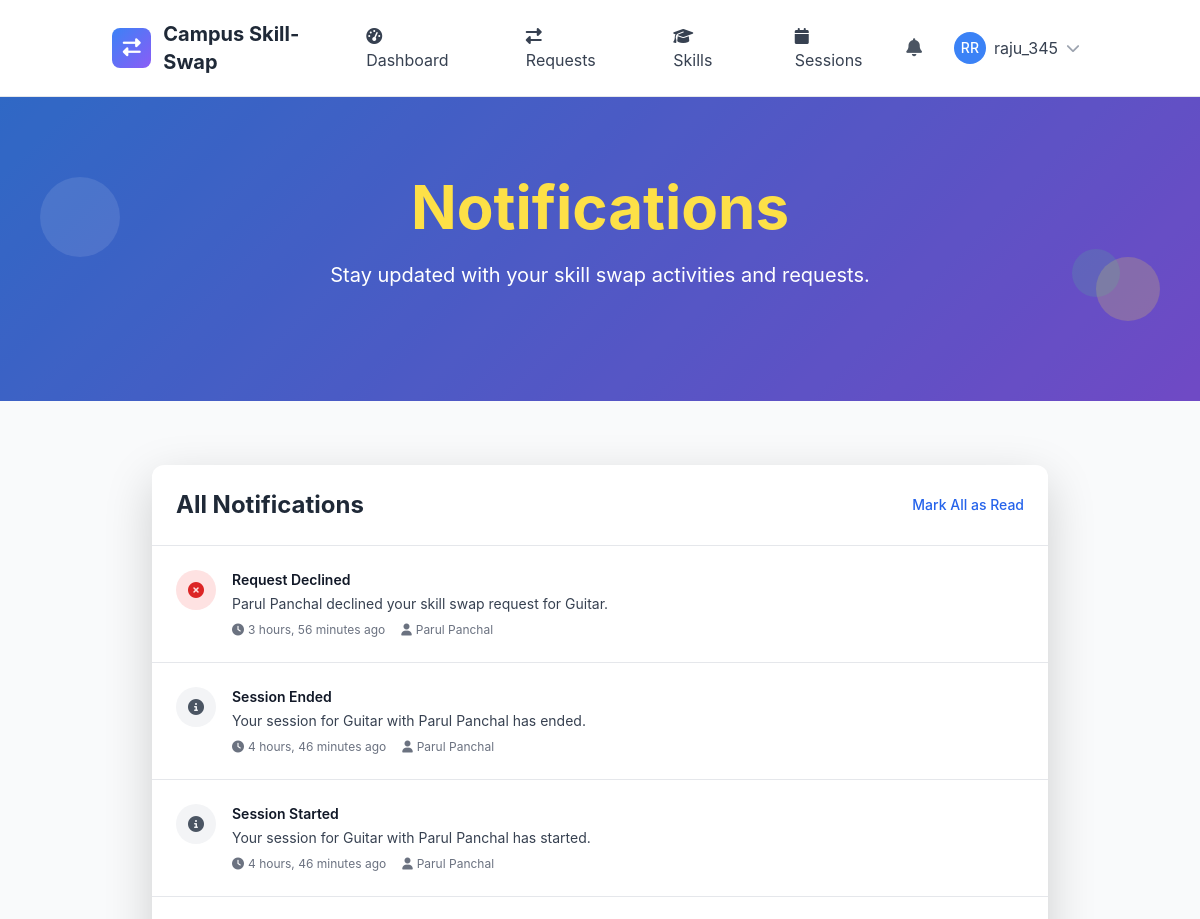
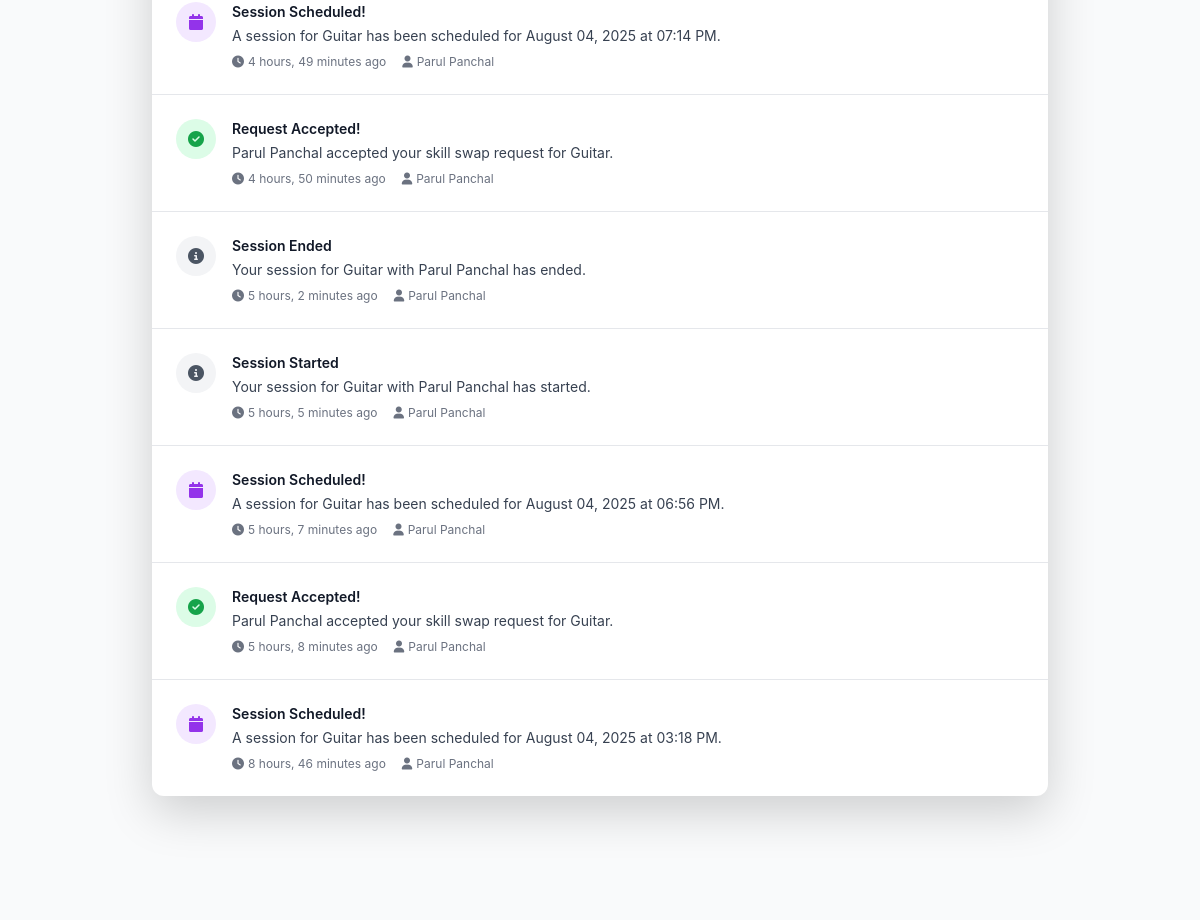
Screenshot of /notifications/ (signed in) with the database file from the repository (2 pictures, top to bottom).
### accounts/models.py (models this page shows, shortened)
class Notification(models.Model):
    NOTIFICATION_TYPES = [
        ('skill_request', 'Skill Swap Request'),
        ('request_accepted', 'Request Accepted'),
        ('request_declined', 'Request Declined'),
        ('session_scheduled', 'Session Scheduled'),
        ('session_reminder', 'Session Reminder'),
        ('session_completed', 'Session Completed'),
        ('new_review', 'New Review'),
        ('system', 'System Notification'),
    ]
    recipient = models.ForeignKey(User, on_delete=models.CASCADE, related_name='notifications')
    notification_type = models.CharField(max_length=20, choices=NOTIFICATION_TYPES)
    title = models.CharField(max_length=200)
    message = models.TextField()
    is_read = models.BooleanField(default=False)
    created_at = models.DateTimeField(auto_now_add=True)
    related_user = models.ForeignKey(User, on_delete=models.CASCADE, null=True, blank=True, related_name='sent_notifications')
    related_object_id = models.PositiveIntegerField(null=True, blank=True)
    class Meta:
        ordering = ['-created_at']
        db_table = 'notification'

### core/views.py (the view)
        @login_required
        def notification_view(request):
            from accounts.models import Notification
            from django.core.paginator import Paginator
            notifications = Notification.objects.filter(
                recipient=request.user
            ).order_by('-created_at')
            paginator = Paginator(notifications, 10)
            page_number = request.GET.get('page')
            notifications_page = paginator.get_page(page_number)
            unread_notifications = notifications.filter(is_read=False)
            unread_notifications.update(is_read=True)
            context = {
                'notifications': notifications_page,
                'unread_count': 0,  # Now 0 since we marked them as read
            }
            return render(request, "core/notifications.html", context)

### templates/core/notifications.html (shortened to what this page needs)
{% extends 'base.html' %}
{% load static %}
{% block content %}
<section class="gradient-bg relative overflow-hidden">
    <div class="absolute inset-0 bg-black opacity-20"></div>
    <div class="relative container mx-auto px-4 py-20">
        <div class="text-center text-white">
            <h1 class="text-4xl lg:text-6xl font-bold mb-6 leading-tight">
                <span class="text-yellow-300">Notifications</span>
            </h1>
            <p class="text-lg lg:text-xl mb-8 max-w-3xl mx-auto">
                Stay updated with your skill swap activities and requests.
            </p>
        </div>
    </div>
    <div class="absolute top-20 left-10 w-20 h-20 bg-white opacity-10 rounded-full animate-bounce"></div>
    <div class="absolute bottom-20 right-10 w-16 h-16 bg-yellow-300 opacity-20 rounded-full animate-pulse"></div>
    <div class="absolute top-1/2 right-20 w-12 h-12 bg-green-400 opacity-15 rounded-full animate-bounce delay-75"></div>
</section>
<section class="py-16 bg-gray-50">
    <div class="container mx-auto px-4">
        <div class="max-w-4xl mx-auto">
            <div class="bg-white rounded-xl shadow-lg mb-8">
                <div class="p-6 border-b border-gray-200">
                    <div class="flex items-center justify-between">
                        <h2 class="text-2xl font-bold text-gray-800">All Notifications</h2>
                        <button onclick="markAllAsRead()" class="text-blue-600 hover:text-blue-800 text-sm font-medium">
                            Mark All as Read
                        </button>
                    </div>
                </div>
                <div class="divide-y divide-gray-200">
                    {% if notifications %}
                        {% for notification in notifications %}
                        <div class="p-6 hover:bg-gray-50 transition-colors {% if not notification.is_read %}bg-blue-50{% endif %}">
                            <div class="flex items-start space-x-4">
                                <div class="flex-shrink-0">
                                    <div class="w-10 h-10 rounded-full flex items-center justify-center
                                        {% if notification.notification_type == 'skill_request' %}bg-blue-100 text-blue-600
                                        {% elif notification.notification_type == 'request_accepted' %}bg-green-100 text-green-600
                                        {% elif notification.notification_type == 'request_declined' %}bg-red-100 text-red-600
                                        {% elif notification.notification_type == 'session_scheduled' %}bg-purple-100 text-purple-600
                                        {% elif notification.notification_type == 'session_reminder' %}bg-yellow-100 text-yellow-600
                                        {% else %}bg-gray-100 text-gray-600{% endif %}">
                                        <i class="fas
                                            {% if notification.notification_type == 'skill_request' %}fa-hand-paper
                                            {% elif notification.notification_type == 'request_accepted' %}fa-check-circle
                                            {% elif notification.notification_type == 'request_declined' %}fa-times-circle
                                            {% elif notification.notification_type == 'session_scheduled' %}fa-calendar
                                            {% elif notification.notification_type == 'session_reminder' %}fa-bell
                                            {% else %}fa-info-circle{% endif %}"></i>
                                    </div>
                                </div>
                                <div class="flex-1 min-w-0">
                                    <div class="flex items-start justify-between">
                                        <div class="flex-1">
                                            <h3 class="text-sm font-semibold text-gray-900 mb-1">
                                                {{ notification.title }}
                                            </h3>
                                            <p class="text-sm text-gray-700 mb-2">
                                                {{ notification.message }}
                                            </p>
                                            <div class="flex items-center space-x-4 text-xs text-gray-500">
                                                <span class="flex items-center">
                                                    <i class="fas fa-clock mr-1"></i>
                                                    {{ notification.created_at|timesince }} ago
                                                </span>
                                                {% if notification.related_user %}
                                                <span class="flex items-center">
                                                    <i class="fas fa-user mr-1"></i>
                                                    {{ notification.related_user.get_full_name|default:notification.related_user.username }}
                                                </span>
                                                {% endif %}
                                            </div>
                                        </div>
                                    </div>
                                </div>
                            </div>
                        </div>
                        {% endfor %}
                    {% endif %}
                </div>
            </div>
        </div>
    </div>
</section>
{% endblock %}

### templates/base.html (shortened to what this page needs)
{% load static %}
<!DOCTYPE html>
<html lang="en" class="h-full">
<head>
    <script src="https://cdn.tailwindcss.com"></script>
    <link href="https://cdn.jsdelivr.net/npm/bootstrap@5.3.2/dist/css/bootstrap.min.css" rel="stylesheet">
    <link rel="stylesheet" href="https://cdnjs.cloudflare.com/ajax/libs/font-awesome/6.5.1/css/all.min.css">
</head>
<body class="bg-gray-50 h-full">
    <nav class="bg-white shadow-lg border-b">
        <div class="container mx-auto px-4">
            <div class="flex justify-between items-center py-3">
                <div class="flex items-center space-x-3">
                    <div class="w-10 h-10 gradient-bg rounded-lg flex items-center justify-center">
                        <i class="fas fa-exchange-alt text-white text-lg"></i>
                    </div>
                    <a href="{% url 'core:home' %}" class="text-xl font-bold text-gray-800 hover:text-blue-600 transition-colors">
                        Campus Skill-Swap
                    </a>
                </div>
                <div class="hidden md:flex items-center space-x-6">
                    {% if user.is_authenticated %}
                        <a href="{% url 'core:dashboard' %}" class="nav-link px-3 py-2 text-gray-700 hover:text-blue-600 transition-colors">
                            <i class="fas fa-tachometer-alt mr-2"></i>Dashboard
                        </a>
                        <a href="{% url 'skill_sessions:request_list' %}" class="nav-link px-3 py-2 text-gray-700 hover:text-blue-600 transition-colors">
                            <i class="fas fa-exchange-alt mr-2"></i>Requests
                        </a>
                        <a href="{% url 'skills:skill_list' %}" class="nav-link px-3 py-2 text-gray-700 hover:text-blue-600 transition-colors">
                            <i class="fas fa-graduation-cap mr-2"></i>Skills
                        </a>
                        <a href="{% url 'skill_sessions:session_management' %}" class="nav-link px-3 py-2 text-gray-700 hover:text-blue-600 transition-colors">
                            <i class="fas fa-calendar mr-2"></i>Sessions
                        </a>
                    {% endif %}
                </div>
                <div class="flex items-center space-x-4">
                    {% if user.is_authenticated %}
                        <div class="relative">
                            <button id="notificationBtn" class="relative p-2 text-gray-600 hover:text-blue-600 transition-colors">
                                <i class="fas fa-bell text-lg"></i>
                            </button>
                        </div>
                        <div class="relative">
                            <button id="userMenuBtn" class="flex items-center space-x-2 p-2 rounded-lg hover:bg-gray-100 transition-colors">
                                {% if user.profile.profile_picture %}
                                    <img src="{{ user.profile.profile_picture.url }}" alt="Profile" class="w-8 h-8 rounded-full">
                                {% else %}
                                    <div class="w-8 h-8 bg-blue-500 rounded-full flex items-center justify-center">
                                        <span class="text-white text-sm font-medium">{{ user.first_name|first|upper }}{{ user.last_name|first|upper }}</span>
                                    </div>
                                {% endif %}
                                <span class="hidden md:block text-gray-700">{{ user.username}}</span>
                                <i class="fas fa-chevron-down text-gray-400 text-sm"></i>
                            </button>
                        </div>
                    {% endif %}
                </div>
            </div>
        </div>
    </nav>
    <main class="min-h-screen">
        {% block content %}{% endblock %}
    </main>
</body>
</html>

### templates/base.html (style rules this page uses)
:root { --primary-color: #3B82F6; --secondary-color: #10B981; --accent-color: #8B5CF6; --warning-color: #F59E0B; --danger-color: #EF4444; }
body { font-family: 'Inter', -apple-system, BlinkMacSystemFont, sans-serif; }
.gradient-bg { background: linear-gradient(135deg, var(--primary-color) 0%, var(--accent-color) 100%); }

### rows the page displays
Notification: title "Request Declined", message "Parul Panchal declined your skill swap request for Guitar.", created_at "3 hours, 56 minutes", related_user.get_full_name "Parul Panchal"
Notification: title "Session Ended", message "Your session for Guitar with Parul Panchal has ended.", created_at "4 hours, 46 minutes", related_user.get_full_name "Parul Panchal"
Notification: title "Session Started", message "Your session for Guitar with Parul Panchal has started.", created_at "4 hours, 46 minutes", related_user.get_full_name "Parul Panchal"
Notification: title "Session Scheduled!", message "A session for Guitar has been scheduled for August 04, 2025 at 07:14 PM.", created_at "4 hours, 49 minutes", related_user.get_full_name "Parul Panchal"
Notification: title "Request Accepted!", message "Parul Panchal accepted your skill swap request for Guitar.", created_at "4 hours, 50 minutes", related_user.get_full_name "Parul Panchal"
Notification: title "Session Ended", message "Your session for Guitar with Parul Panchal has ended.", created_at "5 hours, 2 minutes", related_user.get_full_name "Parul Panchal"
Notification: title "Session Started", message "Your session for Guitar with Parul Panchal has started.", created_at "5 hours, 5 minutes", related_user.get_full_name "Parul Panchal"
Notification: title "Session Scheduled!", message "A session for Guitar has been scheduled for August 04, 2025 at 06:56 PM.", created_at "5 hours, 7 minutes", related_user.get_full_name "Parul Panchal"
Notification: title "Request Accepted!", message "Parul Panchal accepted your skill swap request for Guitar.", created_at "5 hours, 8 minutes", related_user.get_full_name "Parul Panchal"
Notification: title "Session Scheduled!", message "A session for Guitar has been scheduled for August 04, 2025 at 03:18 PM.", created_at "8 hours, 46 minutes", related_user.get_full_name "Parul Panchal"

### other values shown
{{ user.first_name|first|upper }} "R"
{{ user.last_name|first|upper }} "R"
{{ user.username }} "raju_345"
